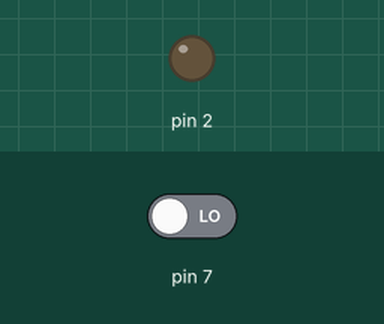
Bench run of a sketch on a simulated Arduino Uno, built with avr-gcc and run on an emulated ATmega328P. Parts: output pins drawn as LEDs (lit = HIGH). Inputs (shaded band) come from the test bench; at power-on: pin 7 LOW. What the sketch prints to the serial monitor is not drawn.

Above: at 1.2 s.
1.3 s: pin 7 driven HIGH
Timing chart, 0 to 4.3 s (numbered marks = the images above; inputs shaded):
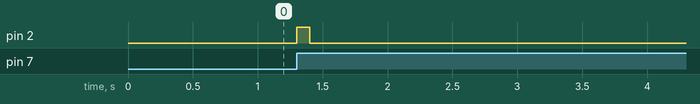

Measured:
- after the input at 1.3 s, pin 2: LOW → HIGH at once, → LOW 0.10 s later

The sketch:

PushButtonLED.ino
```cpp
int ButtonNew;
int ButtonOld;

void setup() {
  // put your setup code here, to run once:
pinMode(2, OUTPUT);
pinMode(7, INPUT);
Serial.begin(9600);
}

void loop() {
  // put your main code here, to run repeatedly:
ButtonNew = digitalRead(7);
//Serial.println(ButtonNew);
if(ButtonOld == 0 and ButtonNew == 1) {
    Serial.println("Button Was Pushed");
    digitalWrite(2, HIGH);
    delay(100);
    digitalWrite(2, LOW);
  }
ButtonOld = ButtonNew;
delay(1);
}
```
